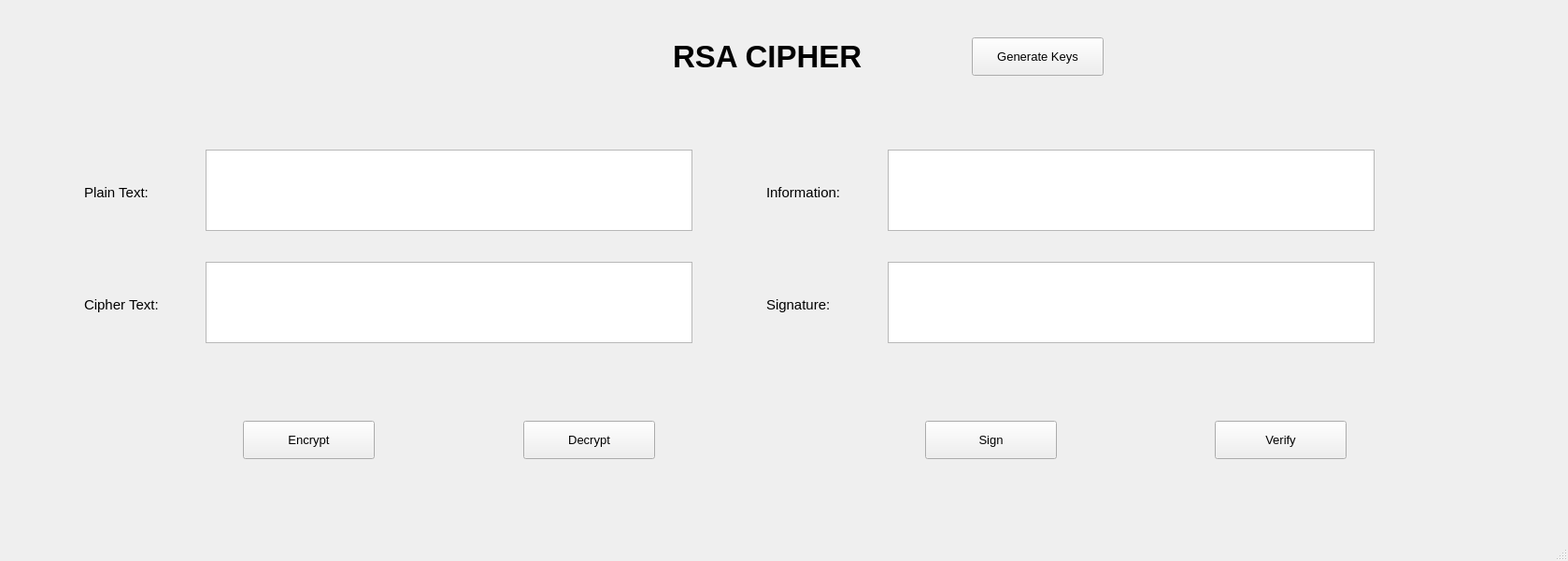
<?xml version="1.0" encoding="UTF-8"?>
<ui version="4.0">
 <class>MainWindow</class>
 <widget class="QMainWindow" name="MainWindow">
  <property name="geometry">
   <rect>
    <x>0</x>
    <y>0</y>
    <width>1678</width>
    <height>600</height>
   </rect>
  </property>
  <property name="windowTitle">
   <string>MainWindow</string>
  </property>
  <widget class="QWidget" name="centralwidget">
   <widget class="QPushButton" name="btn_encrypt">
    <property name="geometry">
     <rect>
      <x>260</x>
      <y>450</y>
      <width>141</width>
      <height>41</height>
     </rect>
    </property>
    <property name="font">
     <font>
      <pointsize>10</pointsize>
     </font>
    </property>
    <property name="text">
     <string>Encrypt</string>
    </property>
   </widget>
   <widget class="QPushButton" name="btn_decrypt">
    <property name="geometry">
     <rect>
      <x>560</x>
      <y>450</y>
      <width>141</width>
      <height>41</height>
     </rect>
    </property>
    <property name="font">
     <font>
      <pointsize>10</pointsize>
     </font>
    </property>
    <property name="text">
     <string>Decrypt</string>
    </property>
   </widget>
   <widget class="QPushButton" name="btn_sign">
    <property name="geometry">
     <rect>
      <x>990</x>
      <y>450</y>
      <width>141</width>
      <height>41</height>
     </rect>
    </property>
    <property name="font">
     <font>
      <pointsize>10</pointsize>
     </font>
    </property>
    <property name="text">
     <string>Sign</string>
    </property>
   </widget>
   <widget class="QPushButton" name="btn_verify">
    <property name="geometry">
     <rect>
      <x>1300</x>
      <y>450</y>
      <width>141</width>
      <height>41</height>
     </rect>
    </property>
    <property name="font">
     <font>
      <pointsize>10</pointsize>
     </font>
    </property>
    <property name="text">
     <string>Verify</string>
    </property>
   </widget>
   <widget class="QLabel" name="label">
    <property name="geometry">
     <rect>
      <x>720</x>
      <y>40</y>
      <width>261</width>
      <height>41</height>
     </rect>
    </property>
    <property name="font">
     <font>
      <pointsize>25</pointsize>
      <weight>75</weight>
      <bold>true</bold>
     </font>
    </property>
    <property name="text">
     <string>RSA CIPHER</string>
    </property>
   </widget>
   <widget class="QPushButton" name="pushButton_5">
    <property name="geometry">
     <rect>
      <x>1040</x>
      <y>40</y>
      <width>141</width>
      <height>41</height>
     </rect>
    </property>
    <property name="font">
     <font>
      <pointsize>10</pointsize>
     </font>
    </property>
    <property name="text">
     <string>Generate Keys</string>
    </property>
   </widget>
   <widget class="QTextEdit" name="textEdit">
    <property name="geometry">
     <rect>
      <x>220</x>
      <y>160</y>
      <width>521</width>
      <height>87</height>
     </rect>
    </property>
   </widget>
   <widget class="QTextEdit" name="textEdit_2">
    <property name="geometry">
     <rect>
      <x>220</x>
      <y>280</y>
      <width>521</width>
      <height>87</height>
     </rect>
    </property>
   </widget>
   <widget class="QTextEdit" name="textEdit_3">
    <property name="geometry">
     <rect>
      <x>950</x>
      <y>160</y>
      <width>521</width>
      <height>87</height>
     </rect>
    </property>
   </widget>
   <widget class="QTextEdit" name="textEdit_4">
    <property name="geometry">
     <rect>
      <x>950</x>
      <y>280</y>
      <width>521</width>
      <height>87</height>
     </rect>
    </property>
   </widget>
   <widget class="QLabel" name="label_2">
    <property name="geometry">
     <rect>
      <x>90</x>
      <y>190</y>
      <width>101</width>
      <height>31</height>
     </rect>
    </property>
    <property name="font">
     <font>
      <pointsize>11</pointsize>
     </font>
    </property>
    <property name="text">
     <string>Plain Text:</string>
    </property>
   </widget>
   <widget class="QLabel" name="label_3">
    <property name="geometry">
     <rect>
      <x>90</x>
      <y>310</y>
      <width>101</width>
      <height>31</height>
     </rect>
    </property>
    <property name="font">
     <font>
      <pointsize>11</pointsize>
     </font>
    </property>
    <property name="text">
     <string>Cipher Text:</string>
    </property>
   </widget>
   <widget class="QLabel" name="label_4">
    <property name="geometry">
     <rect>
      <x>820</x>
      <y>190</y>
      <width>101</width>
      <height>31</height>
     </rect>
    </property>
    <property name="font">
     <font>
      <pointsize>11</pointsize>
     </font>
    </property>
    <property name="text">
     <string>Information:</string>
    </property>
   </widget>
   <widget class="QLabel" name="label_5">
    <property name="geometry">
     <rect>
      <x>820</x>
      <y>310</y>
      <width>101</width>
      <height>31</height>
     </rect>
    </property>
    <property name="font">
     <font>
      <pointsize>11</pointsize>
     </font>
    </property>
    <property name="text">
     <string>Signature:</string>
    </property>
   </widget>
  </widget>
  <widget class="QMenuBar" name="menubar">
   <property name="geometry">
    <rect>
     <x>0</x>
     <y>0</y>
     <width>1678</width>
     <height>26</height>
    </rect>
   </property>
  </widget>
  <widget class="QStatusBar" name="statusbar"/>
 </widget>
 <resources/>
 <connections/>
</ui>
